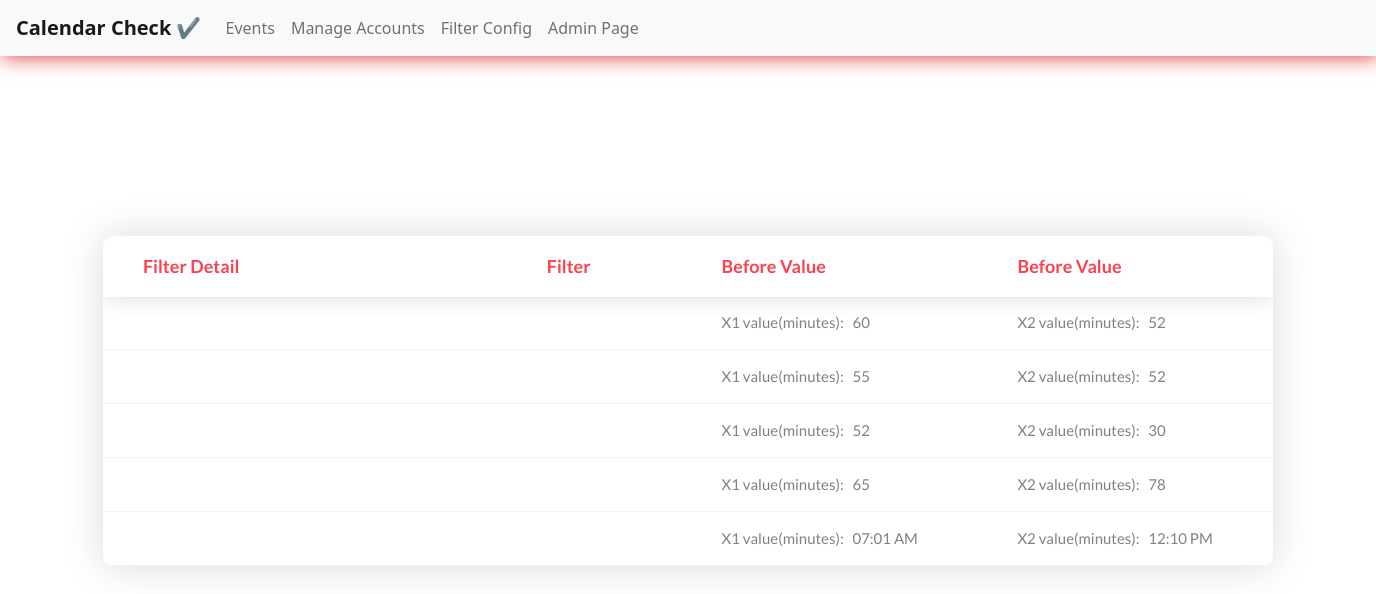
/filter, run on an earlier commit of the app's database.
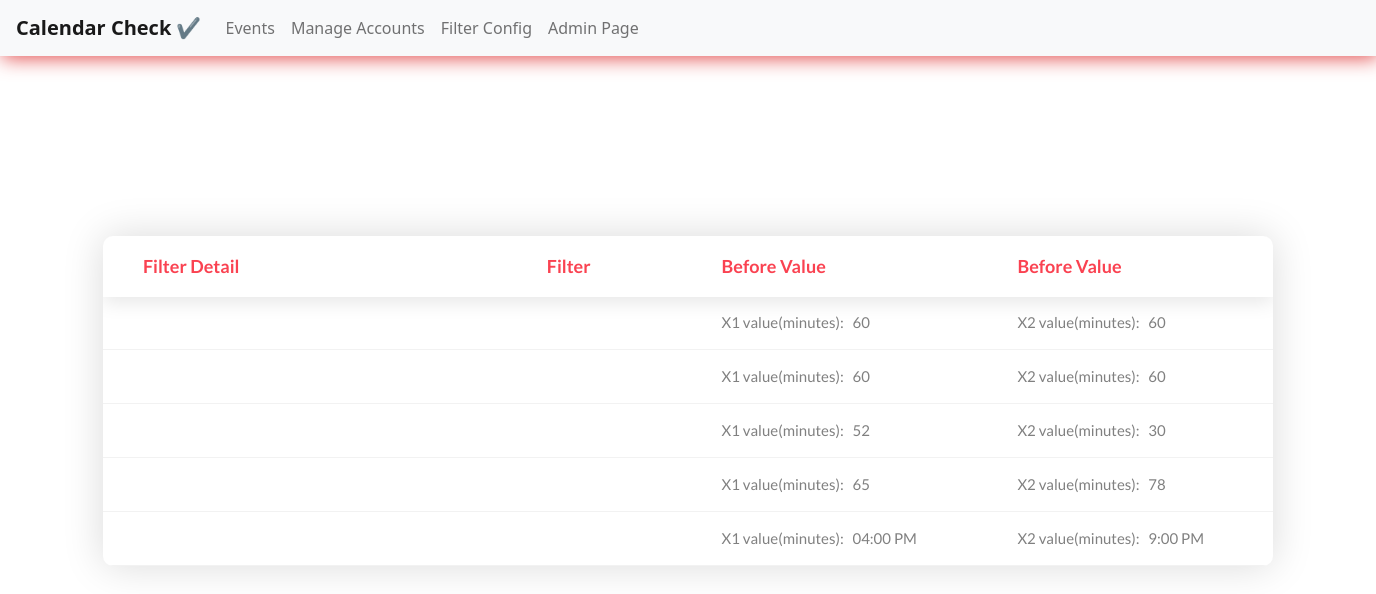
And on a later commit of the database.
### cal/models.py (models this page shows, shortened)
class Filter(models.Model):
    filter_detail = models.CharField('Filter Detail', max_length=300, null=True)
    keyword = models.CharField(max_length=30, choices=keyword)
    X1 = models.CharField('value to set(X1)', max_length=200, null=True, blank=True, help_text = "if Window is selected Please use 12-hour clock and X2 should be greater than X1")
    X2 = models.CharField('value to set(X2)', max_length=200, null=True, blank=True)
    class Meta:
        verbose_name_plural = "FIlters"

### cal/views.py (the view)
# urls.py: path('filter', filter_config, name='filter'),
def filter_config(request):
    filters = Filter.objects.all()
    context = {'filters': filters}
    return render(request, 'cal/filter_config.html', context)

### cal/templates/cal/filter_config.html
{% extends 'index.html' %}
{% block content %}
<div class="limiter">
    <div class="container-table100">
        <div class="wrap-table100">
            <div class="table100 ver2 m-b-110">
                <div class="table100-head">
                    <table>
                        <thead>
                            <tr class="row100 head">
                                <th class="cell100 column1">Filter Detail</th>
                                <th class="cell100 column2">Filter</th>
                                <th class="cell100 column3">Before Value</th>
                                <th class="cell100 column4">Before Value</th>
                            </tr>
                        </thead>
                    </table>
                </div>
                <div class="table100-body js-pscroll">
                    <table>
                        <tbody>
                            {% for filter in filters %}
                            {% if filter.name == 'Temperature' %}
                            <tr class="row100 body">
                                <td class="cell100 column1">{{ filter.detail }}</td>
                                <td class="cell100 column2">{{ filter.name }}</td>
                                <td class="cell100 column3">X1 value(Celsius): &nbsp; {{ filter.X1|default_if_none:"Not supplied" }}</td>
                                <td class="cell100 column4">X2 value(Celsius): &nbsp; {{ filter.X2|default_if_none:"Not supplied" }}</td>
                            </tr>
                            {% else %}
                            <tr class="row100 body">
                                <td class="cell100 column1">{{ filter.detail }}</td>
                                <td class="cell100 column2">{{ filter.name }}</td>
                                <td class="cell100 column3">X1 value(minutes): &nbsp; {{ filter.X1|default_if_none:"Not supplied" }}</td>
                                <td class="cell100 column4">X2 value(minutes): &nbsp; {{ filter.X2|default_if_none:"Not supplied" }}</td>
                            </tr>
                            {% endif %}
                            {% endfor %}
                        </tbody>
                    </table>
                </div>
            </div>
        </div>
    </div>
</div>
{% endblock content %}

### templates/index.html (shortened to what this page needs)
{% load static %}
<!DOCTYPE html>
<html lang="en">
<head>
	<link rel="stylesheet" type="text/css" href="{% static 'vendor/bootstrap/css/bootstrap.min.css' %}">
	<link rel="stylesheet" type="text/css" href="{% static 'fonts/font-awesome-4.7.0/css/font-awesome.min.css' %}">
	<link rel="stylesheet" type="text/css" href="{% static 'vendor/animate/animate.css' %}">
	<link rel="stylesheet" type="text/css" href="{% static 'vendor/select2/select2.min.css' %}">
	<link rel="stylesheet" type="text/css" href="{% static 'vendor/perfect-scrollbar/perfect-scrollbar.css' %}">
	<link rel="stylesheet" type="text/css" href="{% static 'css/util.css' %}">
	<link rel="stylesheet" type="text/css" href="{% static 'css/main.css' %}">
	<link href="https://cdn.jsdelivr.net/npm/bootstrap@5.1.3/dist/css/bootstrap.min.css" rel="stylesheet">
</head>
<body>
	<nav class="navbar navbar-expand-lg navbar-light bg-light" style="box-shadow: 2px 2px 20px rgb(226, 74, 74);">
		<a class="navbar-brand" href="{% url 'home' %}"><strong>Calendar Check &#10004;</strong></a>
		<div class="collapse navbar-collapse" id="navbarNav">
			<ul class="navbar-nav">
				<li class="nav-item ">
					<a class="nav-link" href="{% url 'home' %}">Events</a>
				</li>
				<li class="nav-item">
					<a class="nav-link" href="{% url 'manage-accounts' %}">Manage Accounts</a>
				</li>
				<li class="nav-item">
					<a class="nav-link" href="{% url 'filter' %}">Filter Config</a>
				</li>
				<li class="nav-item">
					<a class="nav-link" href="/admin">Admin Page</a>
				</li>
			</ul>
		</div>
	</nav>
	{% block content %}
	{% endblock content %}
</body>
</html>

### static/css/main.css (style rules this page uses)
* { margin: 0px; padding: 0px; box-sizing: border-box; }
body, html { height: 100%; font-family: sans-serif; }
a { margin: 0px; transition: all 0.4s; -webkit-transition: all 0.4s; -o-transition: all 0.4s; -moz-transition: all 0.4s; }
ul, li { margin: 0px; list-style-type: none; }
.js-pscroll { position: relative; overflow: hidden; }
.limiter { width: 1366px; margin: 0 auto; }
.container-table100 { width: 100%; min-height: 100vh; background: #fff; display: -webkit-box; display: -webkit-flex; display: -moz-box; display: -ms-flexbox; display: flex; align-items: center; justify-content: center; flex-wrap: wrap; padding: 33px 30px; }
.wrap-table100 { width: 1170px; }
.table100 { background-color: #fff; }
table { width: 100%; }
th, td { font-weight: unset; padding-right: 10px; }
.column1 { width: 33%; padding-left: 40px; }
.column2 { width: 13%; }
.column3 { width: 22%; }
.column4 { width: 19%; }
.table100-head th { padding-top: 18px; padding-bottom: 18px; }
.table100-body td { padding-top: 16px; padding-bottom: 16px; }
.table100 { position: relative; padding-top: 60px; }
.table100-head { position: absolute; width: 100%; top: 0; left: 0; }
.table100-body { max-height: 585px; overflow: auto; }
.table100.ver2 .table100-head { box-shadow: 0 5px 20px 0px rgba(0, 0, 0, 0.1); -moz-box-shadow: 0 5px 20px 0px rgba(0, 0, 0, 0.1); -webkit-box-shadow: 0 5px 20px 0px rgba(0, 0, 0, 0.1); -o-box-shadow: 0 5px 20px 0px rgba(0, 0, 0, 0.1); -ms-box-shadow: 0 5px 20px 0px rgba(0, 0, 0, 0.1); }
.table100.ver2 th { font-family: Lato-Bold; font-size: 18px; color: #fa4251; line-height: 1.4; background-color: transparent; }
.table100.ver2 td { font-family: Lato-Regular; font-size: 15px; color: #808080; line-height: 1.4; }
.table100.ver2 .table100-body tr { border-bottom: 1px solid #f2f2f2; }
.table100.ver2 { border-radius: 10px; overflow: hidden; box-shadow: 0 0px 40px 0px rgba(0, 0, 0, 0.15); -moz-box-shadow: 0 0px 40px 0px rgba(0, 0, 0, 0.15); -webkit-box-shadow: 0 0px 40px 0px rgba(0, 0, 0, 0.15); -o-box-shadow: 0 0px 40px 0px rgba(0, 0, 0, 0.15); -ms-box-shadow: 0 0px 40px 0px rgba(0, 0, 0, 0.15); }

What changed in the data, as far as the page shows it:
changed Filter (number 1 of 5 on the later page): X2 "52" → "60"
changed Filter (number 2 of 5 on the later page): X1 "55" → "60"; X2 "52" → "60"
changed Filter (number 5 of 5 on the later page): X1 "07:01 AM" → "04:00 PM"; X2 "12:10 PM" → "9:00 PM"
